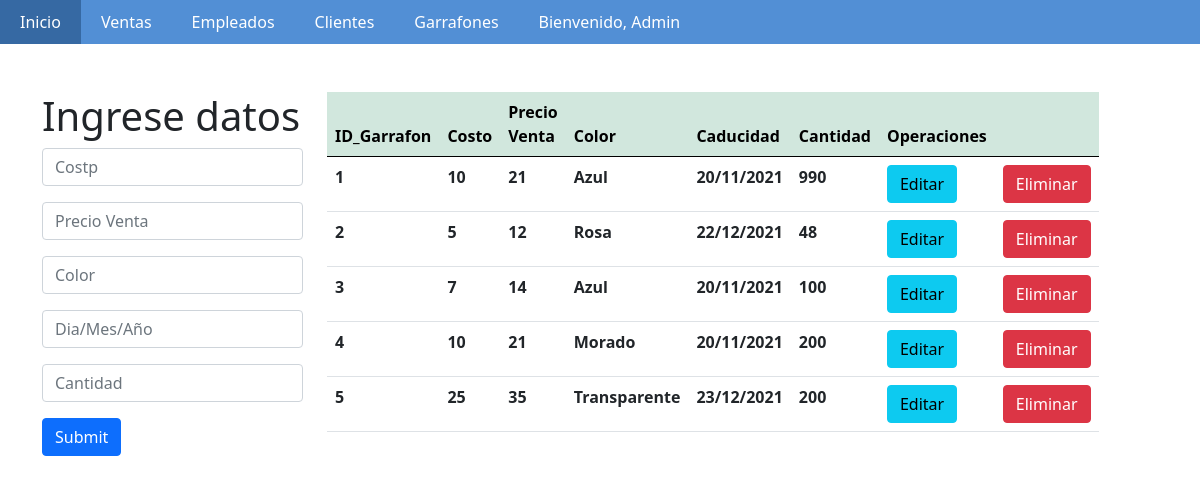
Screenshot of /garrafon/garrafon.php (signed in) with the database file from the repository.
### tables this page shows
CREATE TABLE `garrafon` (
  `Id_Garrafon` int(11) NOT NULL,
  `costo` double NOT NULL,
  `precio_venta` double NOT NULL,
  `color` varchar(20) NOT NULL,
  `caducidad` varchar(50) NOT NULL,
  `cantidad` int(11) NOT NULL
);

### garrafon/garrafon.php (the view, shortened to what this page needs)
<?php
    $con=conectar();
    $sql="SELECT *  FROM garrafon";
    $query=mysqli_query($con,$sql);
?>
<!DOCTYPE html>
<html lang="en">
    <head>
        <link href="../style_m.css" rel="stylesheet">
        <link href="https://cdn.jsdelivr.net/npm/bootstrap@5.0.0-beta1/dist/css/bootstrap.min.css" rel="stylesheet">
    </head>
    <body>
    <nav>
			<ul>
			<li><a href="../menu.php">Inicio</a></li>
      <li><a href="../venta/venta.php">Ventas</a></li>
        <?php if($_SESSION['rol'] == 1) { ?>
        <li><a href="../empleado/empleado.php">Empleados</a></li> <?php } ?>
				<li><a href="../cliente/cliente.php">Clientes</a></li>
				<li><a href="garrafon.php">Garrafones</a></li>
				<li><a href="#">Bienvenido, <?php echo $_SESSION['nombre']; ?></a>
            </li>
			</ul>
		</nav>
            <div class="container mt-5">
                    <div class="row">
                        <div class="col-md-3">
                            <h1>Ingrese datos</h1>
                                <form action="insertar.php" method="POST">
                                    <input type="text" class="form-control mb-3" name="costo" placeholder="Costp">
                                    <input type="text" class="form-control mb-3" name="precio_venta" placeholder="Precio Venta">
                                    <input type="text" class="form-control mb-3" name="color" placeholder="Color">
                                    <input type="text" class="form-control mb-3" name="caducidad" placeholder="Dia/Mes/Año">
                                    <input type="text" class="form-control mb-3" name="cantidad" placeholder="Cantidad">
                                    <input type="submit" class="btn btn-primary">
                                </form>
                        </div>
                        <div class="col-md-8">
                            <table class="table" >
                                <thead class="table-success table-striped" >
                                    <tr>
                                    <th>ID_Garrafon</th>
                                        <th>Costo</th>
                                        <th>Precio Venta</th>
                                        <th>Color</th>
                                        <th>Caducidad</th>
                                        <th>Cantidad</th>
                                        <th>Operaciones</th>
                                        <th></th>
                                    </tr>
                                </thead>
                                <tbody>
                                        <?php
                                            while($row=mysqli_fetch_array($query)){
                                        ?>
                                            <tr>
                                            <th><?php  echo $row['Id_Garrafon']?></th>
                                                <th><?php  echo $row['costo']?></th>
                                                <th><?php  echo $row['precio_venta']?></th>
                                                <th><?php  echo $row['color']?></th>
                                                <th><?php  echo $row['caducidad']?></th>
                                                <th><?php  echo $row['cantidad']?></th>
                                                <th><a href="actualizar.php?id=<?php echo $row['Id_Garrafon'] ?>" class="btn btn-info">Editar</a></th>
                                                <th><a href="delete.php?id=<?php echo $row['Id_Garrafon'] ?>" class="btn btn-danger">Eliminar</a></th>
                                            </tr>
                                        <?php
                                            }
                                        ?>
                                </tbody>
                            </table>
                        </div>
                    </div>
            </div>
    </body>
</html>

### style_m.css (style rules this page uses)
body { background-image: url("img/agua.jpg"); background-repeat:no-repeat; margin-top: auto; }
nav { background:#528fd5; position: relative; }
nav ul { list-style:none; padding:0; margin:0; overflow:hidden; }
nav > ul > li { float:left; }
nav ul li a { text-decoration:none; color:#fff; display:block; padding:10px 20px; }

### rows the page displays
garrafon: Id_Garrafon "1", costo "10", precio_venta "21", color "Azul", caducidad "20/11/2021", cantidad "990"
garrafon: Id_Garrafon "2", costo "5", precio_venta "12", color "Rosa", caducidad "22/12/2021", cantidad "48"
garrafon: Id_Garrafon "3", costo "7", precio_venta "14", color "Azul", caducidad "20/11/2021", cantidad "100"
garrafon: Id_Garrafon "4", costo "10", precio_venta "21", color "Morado", caducidad "20/11/2021", cantidad "200"
garrafon: Id_Garrafon "5", costo "25", precio_venta "35", color "Transparente", caducidad "23/12/2021", cantidad "200"

### other values shown
$_SESSION['nombre'] "Admin"
